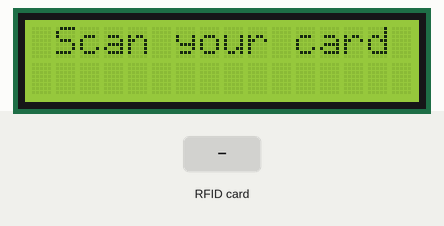
A sketch run on a simulated Arduino Uno, built with avr-gcc and run on an emulated ATmega328P. On the bench: 16×2 character LCD. The test bench sets the inputs (shaded band). What the sketch prints to the serial monitor is not drawn.

Above: at 1.3 s.
1.4 s: RFID card 5E 7A 19 C4 held to the reader
At 1.8 s:
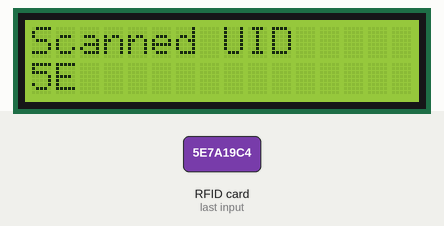
At 3.8 s:
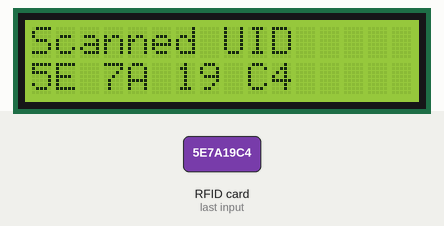
Timing chart, 0 to 5.3 s (numbered marks = the images above; inputs shaded):
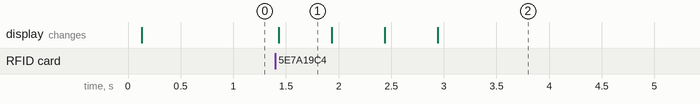

The sketch:

ScanUID.ino
```cpp
/* programul pentru aflarea codului UID al unui card de acces */

#include <LiquidCrystal_I2C.h>
#include <SPI.h>
#include <MFRC522.h>

#define RST_PIN 9
#define SS_PIN  10
byte readCard[4]; // array pentru stocarea celor 4 octeti ai UID-ului
byte columnPos = 0; // variabila pentru afisare pe display LCD

LiquidCrystal_I2C lcd(0x27, 16, 2);
MFRC522 mfrc522(SS_PIN, RST_PIN);

void setup() {
  Serial.begin(9600);
  lcd.init();
  lcd.backlight();

  while (!Serial){ // asteptare pana la deschiderea portului serial
    ;
  }

  // initializare modul RFID si protocolul SPI
  SPI.begin();
  mfrc522.PCD_Init();
  delay(4);
  mfrc522.PCD_DumpVersionToSerial();
  Serial.println();

  lcd.setCursor(1, 0);
  lcd.print("Scan your card");
}

void loop() {
  if (!mfrc522.PICC_IsNewCardPresent()) {
    return;
  }

  if (!mfrc522.PICC_ReadCardSerial()) {
    return;
  }

  lcd.clear();
  lcd.setCursor(0, 0);
  lcd.print("Scanned UID");

  // bucla pentru citirea codului UID al cardului de acces
  columnPos = 0;
  Serial.println(F("Scanned PICC's UID:"));
  for (uint8_t i = 0; i < 4; i++) {  //
    readCard[i] = mfrc522.uid.uidByte[i];
    Serial.print(readCard[i], HEX);
    Serial.print(" ");
    lcd.setCursor(columnPos, 1);
    lcd.print(readCard[i], HEX);
    lcd.print(" ");
    delay(500);
    columnPos += 3;
  }
  Serial.println("\n");
  mfrc522.PICC_HaltA();
  return;
}
```

Measured:
- after the input at 1.4 s, the display: changes at once (image 1)
- what the display in image 1 shows lasts 0.5 s, from 1.4 s to 1.9 s
